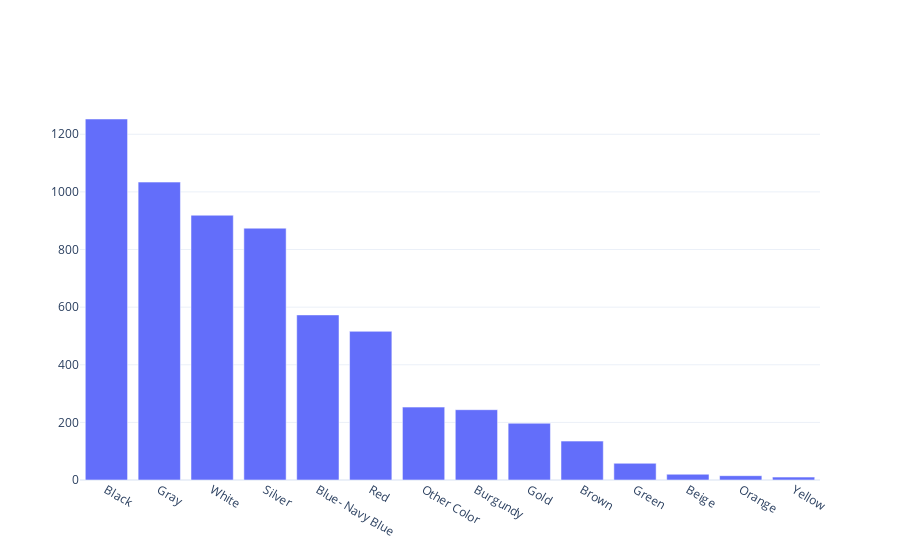

Notebook cell for this chart:
### Code cell
color_val = used['color'].value_counts(ascending=False)
go.Figure(go.Bar(x=color_val.index, y=color_val.values))

### Figure 1 — Plotly figure (JSON) as saved in the notebook; plotly's stock layout.template omitted (floating-point values rounded to 4 significant figures)
{"data": [{"type": "bar", "x": ["Black", "Gray", "White", "Silver", "Blue- Navy Blue", "Red", "Other Color", "Burgundy", "Gold", "Brown", "Green", "Beige", "Orange", "Yellow"], "y": [1253, 1034, 919, 874, 573, 516, 253, 244, 197, 135, 58, 20, 15, 10]}], "layout": {}}
